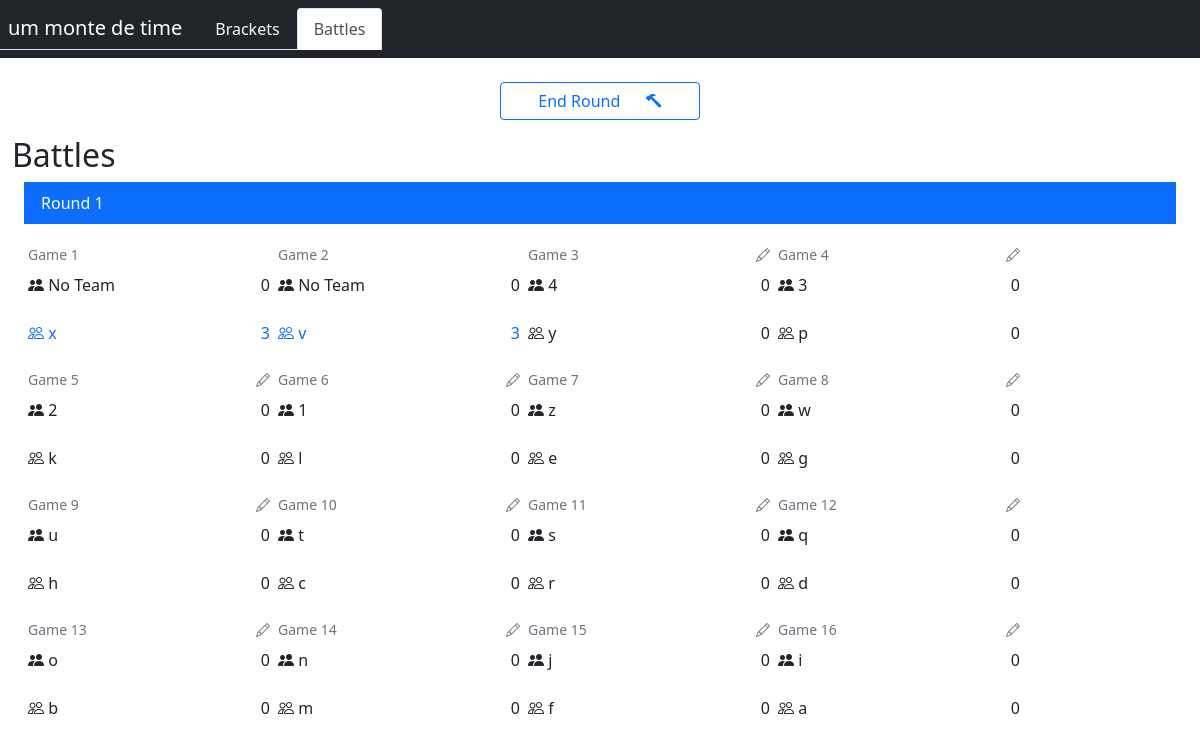
Page /tournament/6/knockout/battles on the committed database.
### core/models.py (models this page shows, shortened)
class Tournament(models.Model):
	id = models.AutoField(primary_key=True)
	name = models.CharField(max_length=100)
	status = models.CharField(max_length=100, default='not started')
	current_round = models.IntegerField(default=0)
	type = models.CharField(max_length=100, default='knockout')

class Battle(models.Model):
	id = models.AutoField(primary_key=True)
	tournament = models.ForeignKey(Tournament, on_delete=models.CASCADE)
	game = models.IntegerField()
	round = models.IntegerField()
	team_1 = models.ForeignKey(Team, on_delete=models.CASCADE, related_name='team_1', default=None)
	team_2 = models.ForeignKey(Team, on_delete=models.CASCADE, related_name='team_2', default=None)
	team_1_score = models.IntegerField(default=0)
	team_2_score = models.IntegerField(default=0)
	editable = models.BooleanField(default=True)
	winner = models.CharField(max_length=8, default='None')

class Team(models.Model):
	id = models.AutoField(primary_key=True)
	name = models.CharField(max_length=100)
	tournament = models.ForeignKey(Tournament, on_delete=models.CASCADE)
	wins = models.IntegerField(default=0)
	draws = models.IntegerField(default=0)
	defeats = models.IntegerField(default=0)
	goals_scored = models.IntegerField(default=0)
	goals_conceded = models.IntegerField(default=0)
	goals_difference = models.IntegerField(default=0)
	false_team = models.BooleanField(default=False)

### core/views.py (the view)
# urls.py: path('tournament/<int:id>/knockout/battles', tournament_battles),
def tournament_battles(request, id):
	tournament_obj = get_object_or_404(Tournament, id=id)
	rounds = Battle.objects.values_list('round').filter(tournament=tournament_obj).distinct().order_by('round')
	context = {
		'tournament': tournament_obj,
		'rounds': [],
	}
	for round in rounds:
		battles = Battle.objects.filter(tournament=tournament_obj, round=round[0]).order_by('game')
		context['rounds'].append({
			"round": round[0],
			"battles": battles,
		})
	return render(request, 'tournament_battles.html', context)

### core/templates/tournament_battles.html (shortened to what this page needs)
{% load static %}
<!DOCTYPE html>
<html lang="en">
<head>
	<link href="https://cdn.jsdelivr.net/npm/bootstrap@5.1.3/dist/css/bootstrap.min.css" rel="stylesheet">
	<link rel="stylesheet" href="https://cdn.jsdelivr.net/npm/bootstrap-icons@1.8.1/font/bootstrap-icons.css">
</head>
<body>
	<nav class="navbar navbar-dark bg-dark mb-4">
		<ul class="nav nav-tabs">
			<li class="nav-item navbar-brand mb-0 ms-2">
				{{tournament.name}}
			</li>
			<li class="nav-item">
				{% if tournament.type == "knockout" %}
					<a class="nav-link text-light" href="brackets">Brackets</a>
				{% else %}
					<a class="nav-link text-light" href="table">Table</a>
				{% endif %}
			</li>
			<li class="nav-item">
				<a class="nav-link active" aria-current="page" href="battles">Battles</a>
			</li>
		</ul>
	</nav>
	{% if tournament.status == 'running' %}
		<div class="d-grid gap-2 col-2 mx-auto">
			<button data-bs-toggle="modal" data-bs-target="#nextRound" type="button" class="btn btn-outline-primary mb-3 d-flex justify-content-evenly">
				End Round<i class="bi bi-hammer"></i>
			</button>
		</div>
	{% endif %}
	<div class="container-fluid">
		<h2>Battles</h2>
		<div class="container-fluid">
			{% for round in rounds %}
				<p class="list-group-item active">Round {{ round.round }}</p>
				<div class="d-flex flex-wrap">
				{% for battle in round.battles %}
					<div style="width: 250px">
						{% if battle.editable %}
							<small class="d-flex justify-content-between text-secondary p-1">Game {{battle.game}} <i onclick="setEditBattleValues({{battle.id}})" class="bi bi-pencil" data-bs-toggle="modal" data-bs-target="#editBattle" style="cursor: pointer"></i></small>
							<p class="d-flex justify-content-between p-1"><span><i class="bi bi-people-fill"></i> {{battle.team_1.name}}</span> <span>{{battle.team_1_score}}</span></p>
							<p class="d-flex justify-content-between p-1"><span><i class="bi bi-people"></i> {{battle.team_2.name}}</span> <span>{{battle.team_2_score}}</span></p>
						{% else %}
							<small class="d-flex justify-content-between text-secondary p-1">Game {{battle.game}}</small>
							{% if battle.winner == "team_1" %}
								<p class="d-flex justify-content-between text-primary p-1"><span><i class="bi bi-people-fill"></i> {{battle.team_1.name}}</span> <span>{{battle.team_1_score}}</span></p>
								<p class="d-flex justify-content-between p-1"><span><i class="bi bi-people"></i> {{battle.team_2.name}}</span> <span>{{battle.team_2_score}}</span></p>
							{% elif battle.winner == "team_2" %}
								<p class="d-flex justify-content-between p-1"><span><i class="bi bi-people-fill"></i> {{battle.team_1.name}}</span> <span>{{battle.team_1_score}}</span></p>
								<p class="d-flex justify-content-between text-primary p-1"><span><i class="bi bi-people"></i> {{battle.team_2.name}}</span> <span>{{battle.team_2_score}}</span></p>
							{% endif %}
						{% endif %}
					</div>
				{% endfor %}
				</div>
			{% endfor %}
		</div>
	</div>
</body>
</html>

### rows in the picture
Tournament: name "um monte de time"
Battle: game "1", team_1.name "No Team", team_1_score "0", team_2.name "x", team_2_score "3"
Battle: game "2", team_1.name "No Team", team_1_score "0", team_2.name "v", team_2_score "3"
Battle: game "3", team_1.name "4", team_1_score "0", team_2.name "y", team_2_score "0"
Battle: game "4", team_1.name "3", team_1_score "0", team_2.name "p", team_2_score "0"
Battle: game "5", team_1.name "2", team_1_score "0", team_2.name "k", team_2_score "0"
Battle: game "6", team_1.name "1", team_1_score "0", team_2.name "l", team_2_score "0"
Battle: game "7", team_1.name "z", team_1_score "0", team_2.name "e", team_2_score "0"
Battle: game "8", team_1.name "w", team_1_score "0", team_2.name "g", team_2_score "0"
Battle: game "9", team_1.name "u", team_1_score "0", team_2.name "h", team_2_score "0"
Battle: game "10", team_1.name "t", team_1_score "0", team_2.name "c", team_2_score "0"
Battle: game "11", team_1.name "s", team_1_score "0", team_2.name "r", team_2_score "0"
Battle: game "12", team_1.name "q", team_1_score "0", team_2.name "d", team_2_score "0"
Battle: game "13", team_1.name "o", team_1_score "0", team_2.name "b", team_2_score "0"
Battle: game "14", team_1.name "n", team_1_score "0", team_2.name "m", team_2_score "0"
Battle: game "15", team_1.name "j", team_1_score "0", team_2.name "f", team_2_score "0"
Battle: game "16", team_1.name "i", team_1_score "0", team_2.name "a", team_2_score "0"

### other values in the picture
{{ round.round }} "1"
